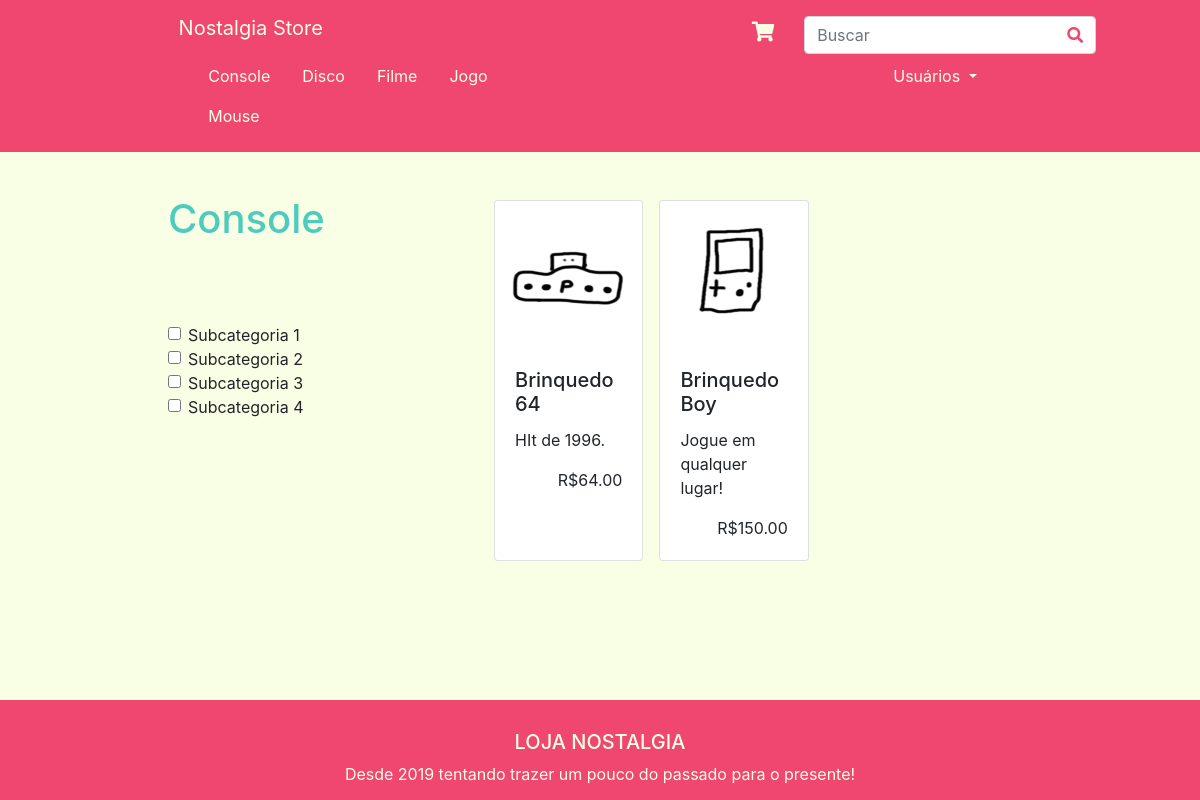
Page /categoria/console/ (signed in) on the committed database.
### produto/models.py (models this page shows, shortened)
class Categoria(models.Model):
    nome = models.CharField(max_length=200, db_index=True)
    slug = models.SlugField(max_length=200, db_index=True, unique=True)
    class Meta:
        db_table='categoria'
    def get_absolute_path(self):
        return reverse('produto:lista_categoria', args=[self.slug])

class Produto(models.Model):
    categoria = models.ForeignKey(Categoria, related_name='produtos', on_delete=models.DO_NOTHING)
    nome = models.CharField(max_length=200, db_index=True)
    slug = models.SlugField(max_length=200, db_index=True)
    imagem = models.CharField(max_length=200)
    descricao = models.TextField(blank=True)
    preco = models.DecimalField(max_digits=10, decimal_places=2)
    estoque = models.PositiveIntegerField()
    disponivel = models.BooleanField(default=True)
    user = models.ForeignKey(settings.AUTH_USER_MODEL,
                             related_name='produtos',
                             on_delete=models.DO_NOTHING,
                             null=True)
    class Meta:
        db_table = 'produto'
    def get_absolute_path(self):
        return reverse('produto:pagina_produto', args=[self.id, self.slug])

### produto/views.py (the view)
# urls.py: path('categoria/<slug:slug_da_categoria>/', views.categoria, name='lista_categoria'),
def categoria(request, slug_da_categoria):
    categorias = Categoria.objects.all().order_by("nome")
    categoria = get_object_or_404(Categoria, slug=slug_da_categoria)
    produtos = Produto.objects.filter(disponivel=True).order_by("nome")
    produtos = produtos.filter(categoria=categoria)
    return render(request, 'produto/categoria.html', {'categorias': categorias,
                                                  'produtos': produtos,
                                                  'categoria': categoria})

### produto/templates/produto/categoria.html (shortened to what this page needs)
{% extends "base.html" %}
{% load static %}
{% block conteudo %}
     <div class="container-fluid">
    <div class="container-fluid">
      <div class="row justify-content-around">
        <div class="col-3 sidebar" style="outline: 2px; outline-color:black;">
          <div>
            <h1 style="color: #4DCCBD;">{{ categoria.nome }}</h1>
            <div id="pricerange" style="text-align: center;">
              <p>
                <input type="text" id="amount" readonly
                  style="border:0; color:#B2DBBF; font-weight:bold; background-color: #F8FFE5;">
              </p>
            </div>
            <div id="subcategorias">
              <div class="form-check">
                <input class="form-check-input" type="checkbox" value="" id="defaultCheck1">
                <label class="form-check-label" for="defaultCheck1">
                  Subcategoria 1
                </label>
              </div>
              <div class="form-check">
                <input class="form-check-input" type="checkbox" value="" id="defaultCheck1">
                <label class="form-check-label" for="defaultCheck1">
                  Subcategoria 2
                </label>
              </div>
              <div class="form-check">
                <input class="form-check-input" type="checkbox" value="" id="defaultCheck1">
                <label class="form-check-label" for="defaultCheck1">
                  Subcategoria 3
                </label>
              </div>
              <div class="form-check">
                <input class="form-check-input" type="checkbox" value="" id="defaultCheck1">
                <label class="form-check-label" for="defaultCheck1">
                  Subcategoria 4
                </label>
              </div>
            </div>
          </div>
        </div>
        <div class="col-9">
          <div style="padding-left: 20%; padding-right: 20%;">
            <div class="row mt-5">
            {% for produto in produtos %}
              <div class="card mx-2 mb-3">
                <a href="{{ produto.get_absolute_path }}">
                  <img src="{% static 'produto/img/' %}{{ produto.imagem }}" class="card-img-top" alt="...">
                </a>
                <div class="card-body">
                  <div>
                    <h5 class="card-title float-left">{{ produto.nome }}
                    </h5>
                  </div>
                  <div><br><br>
                    <p class="card-text">{{ produto.descricao }}</p>
                    <h8 style="float: right;">R${{ produto.preco }}</h8>
                  </div>
                </div>
              </div>
              {% endfor %}
             </div>
        </div>
      </div>
    </div>
  </div>
{% endblock %}

### templates/base.html (shortened to what this page needs)
{% load static %}
<!DOCTYPE html>
<html lang="en">
<head>
  <link href="{% static 'produto/css/bootstrap.css' %}" rel="stylesheet">
  <link href="{% static 'produto/css/all.css' %}" rel="stylesheet">
  <link href="{% static 'produto/css/jquery-ui.min.css' %}" rel="stylesheet">
  <link href="{% static 'produto/css/custom.css' %}" rel="stylesheet">
</head>
<div id="pagina" style = "padding-bottom: 100px;">
<div id="conteudo">
<body style="background-color: #F8FFE5">
  <div>
    <nav class="navbar fixed-top navbar-expand-sm navbar-dark bg-primary">
      <div class="container-fluid">
        <div class="container-fluid">
          <div class="row justify-content-around">
            <div class="left-align">
              <div class="col-4">
                <a id="title" class="navbar-brand" href="/">Nostalgia Store</a>
              </div>
            </div>
            <div class="col-8">
              <div class="navbar">
                <div class="container-fluid justify-content-end">
                  <div>
                    <a href="/carrinho.html">
                      <h5 id="carrinho" class="fas fa-shopping-cart">
                      </h5>
                    </a>
                  </div>
                  <div>
                    <form class="form-inline my-2 my-lg-0" action="pesquisa" id="formBusca">
                      <input id="busca" name="texto" class="form-control mr-sm-2" type="text" placeholder="Buscar">
                      <button id="search" class="btn fas fa-search" type="submit" form="formBusca">
                      </button>
                    </form>
                  </div>
                </div>
              </div>
            </div>
          </div>
        </div>
      </div>
    </nav>
  </div>
  <nav class="navbar navbar-dark bg-primary" style="margin-top:40px;">
    <div class="container-fluid">
      <div class="container-fluid">
        <div class="row justify-content-around">
          <div class="col-4">
            <div class="navbar row justify-content-start">
              {% for cat in categorias %}
                    <a class="nav-link categoria {% if categoria == cat %}active{% endif %}"
                       href="{{ cat.get_absolute_path }}">{{ cat.nome }}</a>
                {% endfor %}
            </div>
          </div>
          <div>
            <div class="col-8 justify-content-end">
              <div class="navbar">
                <div class="dropdown">
                   <a class="nav-item nav-link dropdown-toggle" data-toggle="dropdown" style="color: #F8FFE5" href="#">
                      Usuários
                   </a>
                </div>
              </div>
            </div>
          </div>
        </div>
      </div>
    </div>
  </nav>
    <div class="container">
        {% block conteudo %}
        {% endblock %}
    </div>
    </div>
  </div>
  <footer class="footer" style="text-align: center;">
      <div class="container footer-contents">
        <h5 style="color: #F8FFE5;">LOJA NOSTALGIA</h5>
        <span style="color: #F8FFE5;">Desde 2019 tentando trazer um pouco do passado para o presente!</span>
      </div>
    </footer>
</body>
</html>

### produto/static/produto/css/all.css (style rules this page uses)
.fa, .fas, .far, .fal, .fab { -moz-osx-font-smoothing: grayscale; -webkit-font-smoothing: antialiased; display: inline-block; font-style: normal; font-variant: normal; text-rendering: auto; line-height: 1; }
.fa-search:before { content: "\f002"; }
.fa-shopping-cart:before { content: "\f07a"; }
.fa, .fas { font-family: 'Font Awesome 5 Free'; font-weight: 900; }

### produto/static/produto/css/custom.css (style rules this page uses)
.footer { display: inline-block; padding-top:30px; height:100px; width: 100%; background-attachment: scroll; background-position: 0% 0%; background-color: #EF476F; position: fixed; bottom: 0pt; left: 0pt; }
.bg-primary { background-color: #EF476F !important; }
.sidebar { padding-left: 10%; padding-top: 4%; }
.left-align { padding-left: 10% }
#title { color: #F8FFE5; }
.categoria { color: #F8FFE5; }
#pricerange { padding-top: 10%; }
#subcategorias { padding-top: 10%; }
#carrinho { color: #F8FFE5; margin-right: 30px; }
#busca { padding-right: 30px; }
#search { color: #EF476F; margin-left: -50px; }
.card { max-width: 30%; }

### rows in the picture
Categoria: nome "Console"
Categoria: nome "Disco"
Categoria: nome "Filme"
Categoria: nome "Jogo"
Categoria: nome "Mouse"
Produto: imagem (picture), nome "Brinquedo 64", descricao "HIt de 1996.", preco "64.00"
Produto: imagem (picture), nome "Brinquedo Boy", descricao "Jogue em qualquer lugar!", preco "150.00"
